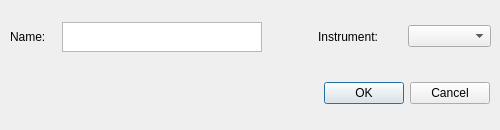
<?xml version="1.0" encoding="UTF-8"?>
<ui version="4.0">
 <class>DialogExperiment</class>
 <widget class="QDialog" name="DialogExperiment">
  <property name="windowModality">
   <enum>Qt::ApplicationModal</enum>
  </property>
  <property name="geometry">
   <rect>
    <x>0</x>
    <y>0</y>
    <width>500</width>
    <height>130</height>
   </rect>
  </property>
  <property name="sizePolicy">
   <sizepolicy hsizetype="Fixed" vsizetype="Fixed">
    <horstretch>0</horstretch>
    <verstretch>0</verstretch>
   </sizepolicy>
  </property>
  <property name="minimumSize">
   <size>
    <width>500</width>
    <height>130</height>
   </size>
  </property>
  <property name="maximumSize">
   <size>
    <width>500</width>
    <height>130</height>
   </size>
  </property>
  <property name="windowTitle">
   <string>New Experiment</string>
  </property>
  <property name="toolTip">
   <string/>
  </property>
  <widget class="QDialogButtonBox" name="buttonBox">
   <property name="geometry">
    <rect>
     <x>314</x>
     <y>80</y>
     <width>176</width>
     <height>27</height>
    </rect>
   </property>
   <property name="orientation">
    <enum>Qt::Horizontal</enum>
   </property>
   <property name="standardButtons">
    <set>QDialogButtonBox::Cancel|QDialogButtonBox::Ok</set>
   </property>
   <property name="centerButtons">
    <bool>false</bool>
   </property>
  </widget>
  <widget class="QWidget" name="layoutWidget">
   <property name="geometry">
    <rect>
     <x>10</x>
     <y>21</y>
     <width>252</width>
     <height>32</height>
    </rect>
   </property>
   <layout class="QHBoxLayout" name="horizontalLayout">
    <item>
     <widget class="QLabel" name="label">
      <property name="sizePolicy">
       <sizepolicy hsizetype="Preferred" vsizetype="Fixed">
        <horstretch>0</horstretch>
        <verstretch>0</verstretch>
       </sizepolicy>
      </property>
      <property name="text">
       <string>Name:</string>
      </property>
     </widget>
    </item>
    <item>
     <widget class="QTextEdit" name="experiment">
      <property name="sizePolicy">
       <sizepolicy hsizetype="Expanding" vsizetype="Fixed">
        <horstretch>0</horstretch>
        <verstretch>0</verstretch>
       </sizepolicy>
      </property>
      <property name="maximumSize">
       <size>
        <width>200</width>
        <height>30</height>
       </size>
      </property>
     </widget>
    </item>
   </layout>
  </widget>
  <widget class="QWidget" name="layoutWidget">
   <property name="geometry">
    <rect>
     <x>318</x>
     <y>22</y>
     <width>173</width>
     <height>29</height>
    </rect>
   </property>
   <layout class="QHBoxLayout" name="horizontalLayout_2">
    <item>
     <widget class="QLabel" name="label_2">
      <property name="text">
       <string>Instrument:</string>
      </property>
     </widget>
    </item>
    <item>
     <widget class="QComboBox" name="instrument">
      <property name="insertPolicy">
       <enum>QComboBox::InsertAlphabetically</enum>
      </property>
     </widget>
    </item>
   </layout>
  </widget>
 </widget>
 <resources/>
 <connections>
  <connection>
   <sender>buttonBox</sender>
   <signal>accepted()</signal>
   <receiver>DialogExperiment</receiver>
   <slot>accept()</slot>
   <hints>
    <hint type="sourcelabel">
     <x>248</x>
     <y>254</y>
    </hint>
    <hint type="destinationlabel">
     <x>157</x>
     <y>274</y>
    </hint>
   </hints>
  </connection>
  <connection>
   <sender>buttonBox</sender>
   <signal>rejected()</signal>
   <receiver>DialogExperiment</receiver>
   <slot>reject()</slot>
   <hints>
    <hint type="sourcelabel">
     <x>316</x>
     <y>260</y>
    </hint>
    <hint type="destinationlabel">
     <x>286</x>
     <y>274</y>
    </hint>
   </hints>
  </connection>
 </connections>
</ui>
